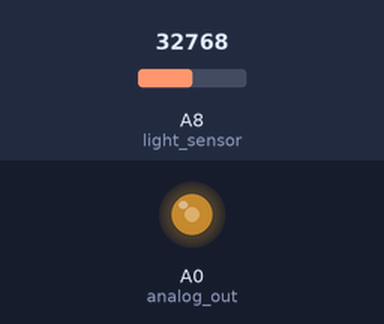
This program was run on a simulated CircuitPython board. Shown: output pins drawn as LEDs (lit = HIGH). The inputs (shaded band) are chosen by the test bench; at power-on: A8 (light_sensor) = 32768 (analog values on the 0–65535 scale). What the program prints to the serial console is not drawn.

Above: at 1.2 s.
1.3 s: A8 (light_sensor) set to 19660
At 2.1 s:
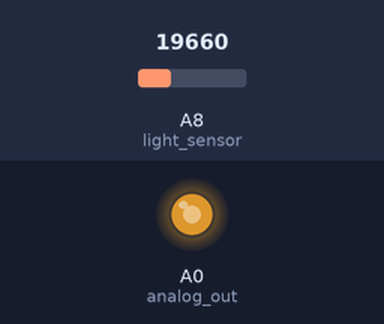
2.8 s: A8 (light_sensor) set to 7864
At 3.2 s:
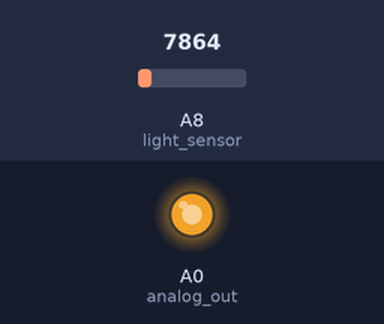
4.3 s: A8 (light_sensor) set to 57670
At 5.5 s:
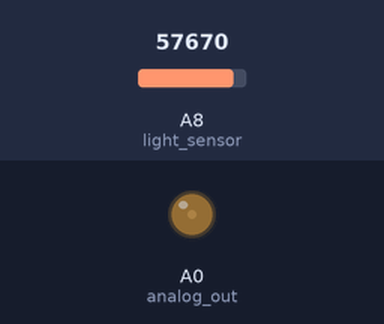
5.8 s: A8 (light_sensor) set to 65535
At 6.7 s:
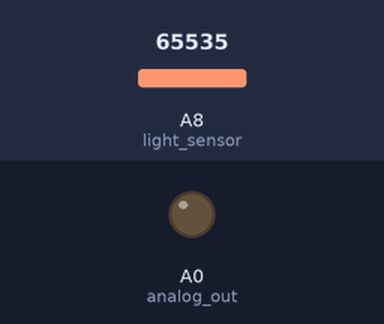
Timing chart, 0 to 8.3 s (numbered marks = the images above; inputs shaded):
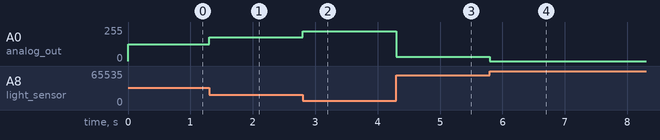

The program:

light_to_output.py
```python
import board
import time
from analogio import AnalogOut, AnalogIn

light_sensor = AnalogIn(board.A8)
analog_out = AnalogOut(board.A0)

while True:
    # More light, dim the led
    output_value = 65535 - light_sensor.value
    analog_out.value = output_value
    print(output_value)
```

Measured:
- after the input at 1.3 s, A0 (analog_out): 127/255 → 179/255 at once
- after the input at 2.8 s, A0 (analog_out): 179/255 → 224/255 at once
- after the input at 4.3 s, A0 (analog_out): 224/255 → 31/255 at once
- after the input at 5.8 s, A0 (analog_out): 31/255 → 0/255 at once
